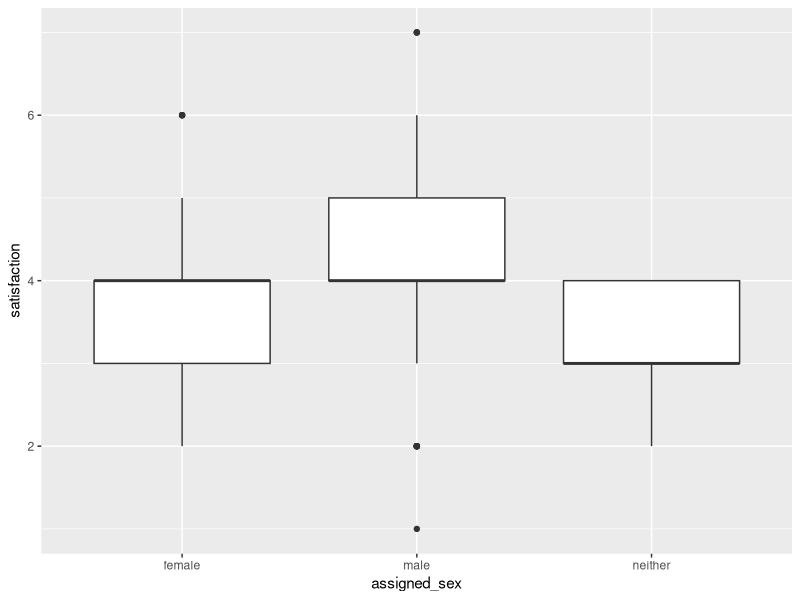

This chart was generated by the following R code:
library(tidyverse,warn.conflicts = F)
library(here)

d <- read_tsv(here("data","satisfaction_survey.txt"))

lm.1 <- lm(satisfaction ~ assigned_sex + tenure + location, data=d)
lm.2 <- lm(satisfaction ~ tenure, data=d)

anova(lm.1,test="Chisq")
anova(lm.2,test="Chisq")

ggplot(d,
       aes(x=assigned_sex,y=satisfaction)) + 
  geom_boxplot()

